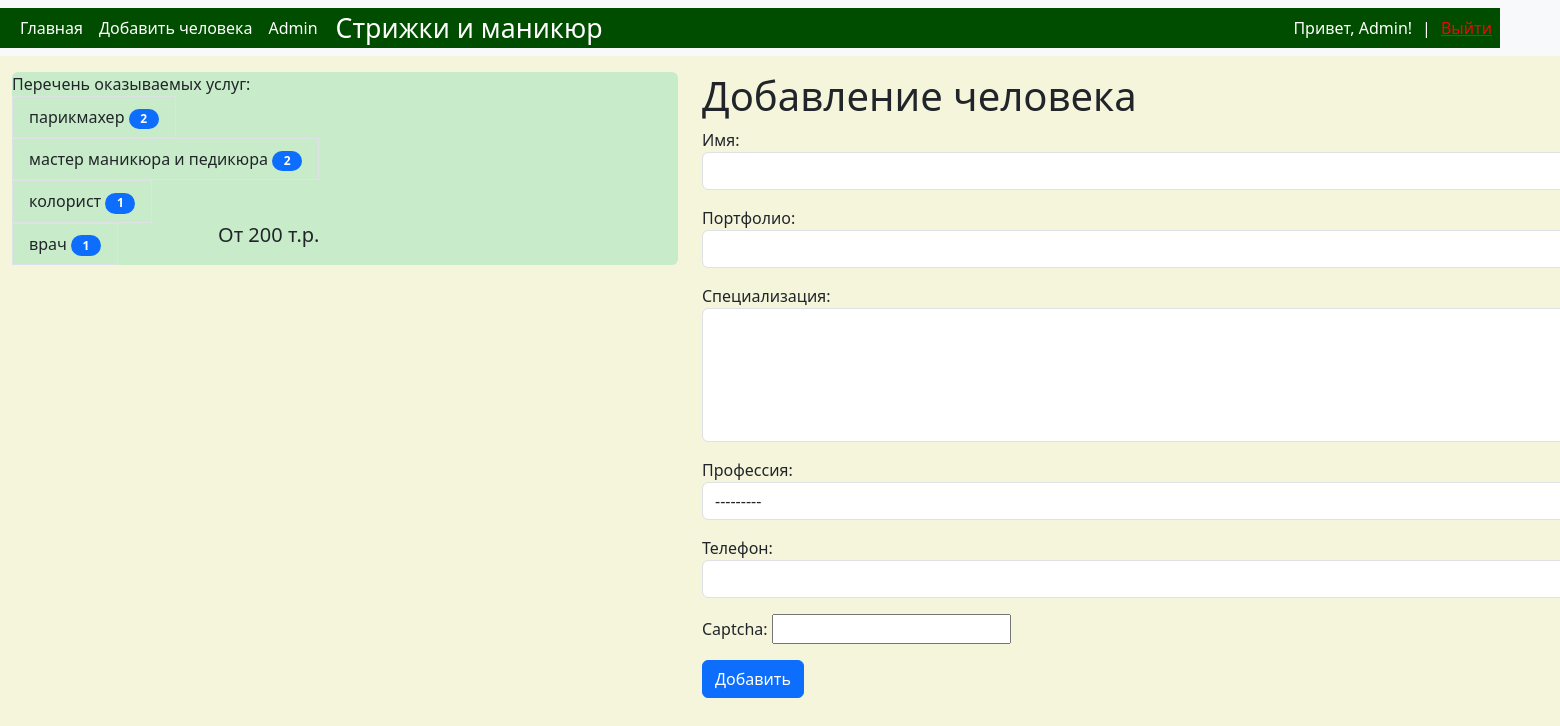
The app's page /add_human/ (signed in) with its own data.
### homework/models.py (models this page shows)
class Profession(models.Model):
    title = models.CharField(max_length=150, db_index=True, verbose_name='Профессия')
    price = models.TextField(blank=True, verbose_name='Цена')
    def get_absolute_url(self):
        return reverse_lazy('Profession', kwargs={'profession_id': self.pk})
    class Meta:
        verbose_name = 'Профессия'
        verbose_name_plural = 'Профессии'
        ordering = ['id']

### homework/views.py (the view)
# urls.py: path('add_human/', add_human.as_view(), name='Add_human'),
class add_human(LoginRequiredMixin, CreateView):
    form_class = HumanForm
    template_name = 'homework/add_human.html'
    login_url = '/admin/'

### homework/forms.py (shortened to what this page needs)
class HumanForm(forms.ModelForm):
    captcha = CaptchaField()
    class Meta:
        model = Human
        fields = ['Name', 'Last_name', 'biography', 'profession', 'age']
        widgets = {
            'Name': forms.TextInput(attrs={
                'class': 'form-control'
            }),
            'Last_name': forms.TextInput(attrs={
                'class': 'form-control'
            }),
            'age': forms.TextInput(attrs={
                'class': 'form-control'
            }),
            'biography': forms.Textarea(attrs={
                'class': 'form-control',
                'rows': 5
            }),
            'profession': forms.Select(attrs={
                'class': 'form-control'
            })
        }

### homework/templatetags/human_tags.py (called while the page is built)
@register.simple_tag(name='get_list_profession')
def get_profession():
    return Profession.objects.annotate(cnt=Count('human'))

@register.inclusion_tag('homework/list_profession.html')
def show_professions(arg1='Перечень оказываемых', arg2='услуг:'):
    professions = cache.get('professions')
    if not professions:
        professions = Profession.objects.annotate(cnt=Count('human', filter=F('human__is_published'))).filter(cnt__gt=0)
        cache.set('professions', professions, 1)
    return {'professions': professions, 'arg1': arg1, 'arg2': arg2}

### homework/templates/homework/add_human.html (shortened to what this page needs)
{% extends 'base.html' %}
{% block sidebar %}
    {% include 'inc/_sidebarhome.html' %}
{% endblock %}
{% block content %}
    <h1>Добавление человека</h1>
    <form action="{% url 'Add_human' %}" method="post">
        {{ form.as_p }}
        <button type="submit" class="btn btn-primary btn-block">Добавить</button>
    </form>
{% endblock %}

### templates/inc/_nav2.html (shortened to what this page needs)
<nav class="navbar navbar-expand-lg bg-body-tertiary">
    <div class="container-fluid" style="background: #004d00; color: white;">
        <div class="collapse navbar-collapse" id="navbarNav">
            <ul class="navbar-nav">
                <li class="nav-item">
                    <a class="nav-link active" aria-current="page" href="{% url 'Home' %}" style="color: white;">Главная</a>
                </li>
                <li class="nav-item">
                    <a class="nav-link" href="{% url 'Add_human' %}" style="color: white;">Добавить человека</a>
                </li>
                 {% if request.user.is_authenticated %}
                <li class="nav-item">
                    <a class="nav-link" href="{% url 'admin:index' %}" style="color: white;">Admin</a>
                </li>
                {% endif %}
                 <li class="nav-item">
                  <a style="margin-left: 10px; font-size: 20pt; color: white;">Стрижки и маникюр</a>
                </li>
            </ul>
        </div>
    </div>
    <span class="navbar-text" style="margin-right: 60px; width: 250px; display: flex; background: #004d00; color: white;">
        {% if request.user.is_authenticated %}
        <a style="color: white; padding-right: 10px"> Привет, {{ user.username|title }}! </a> | <a href="{% url 'Logout' %}" style="color: red; padding-left: 10px">Выйти</a>
        {% else %}
        <a href="{% url 'Register' %}" style="padding-right: 5px">Регистрация</a>  |  <a href="{% url 'Login' %}" style="padding-left: 5px">Логин</a>
        {% endif %}
    </span>
</nav>

### homework/templates/homework/list_profession.html (shortened to what this page needs)
{% load human_tags %}
{{ arg1 }} {{ arg2 }}
{% for prof in professions %}
<div class="media" style="display: flex;">
    <div class="media-list-group">
        <a href="{{ prof.get_absolute_url }}" class="list-group-item list-group-item-action"
           style='background-color: #c8ecca'>{{ prof.title }}
            <span class="badge bg-primary rounded-pill" style="width:30px; color:white;">{{ prof.cnt }}</span></a>
    </div>
    <div class="media-body" style="margin-left: 100px">
        <h5 class="card-title">{{ prof.price }}</h5>
    </div>
</div>
{% endfor %}

### Salon/static/css/style.css (style rules this page uses)
body { background-color: beige; }

### records on screen
Profession: title "парикмахер", cnt "2"
Profession: title "мастер маникюра и педикюра", cnt "2"
Profession: title "колорист", cnt "1"
Profession: title "врач", cnt "1", price "Oт 200 т.р."

### other values on screen
{{ user.username|title }} "Admin"
{{ arg1 }} "Перечень оказываемых"
{{ arg2 }} "услуг:"
